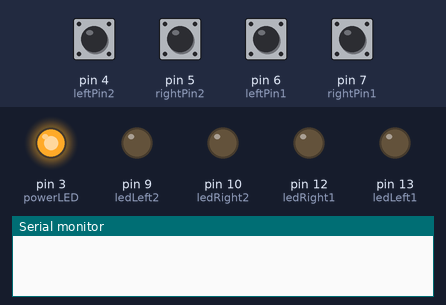
Recording of a sketch running on a simulated Arduino Uno, built with avr-gcc and run on an emulated ATmega328P. Shown: output pins drawn as LEDs (lit = HIGH), the last lines printed to the serial monitor. The inputs (shaded band) are chosen by the test bench; at power-on: pin 4 (leftPin2), pin 5 (rightPin2), pin 6 (leftPin1), pin 7 (rightPin1) HIGH.

Above: at 1.2 s.
1.3 s: pin 4 (leftPin2) pulled LOW for 0.15 s
At 1.37 s:
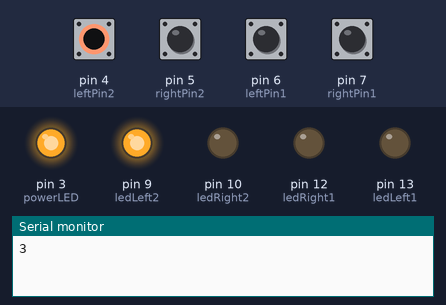
2.9 s: pin 5 (rightPin2) pulled LOW for 0.15 s
At 2.97 s:
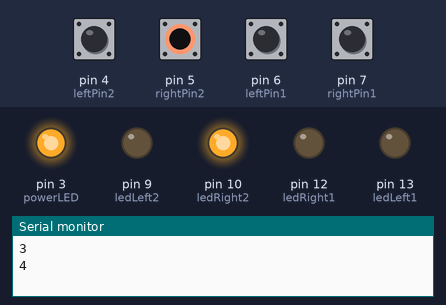
4.5 s: pin 6 (leftPin1) pulled LOW for 0.15 s
At 4.57 s:
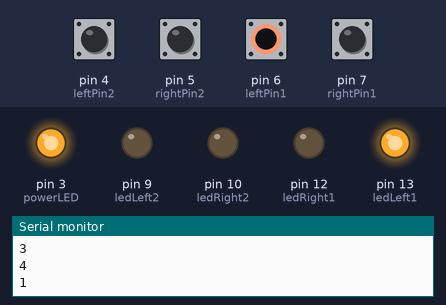
6.1 s: pin 7 (rightPin1) pulled LOW for 0.15 s
At 6.17 s:
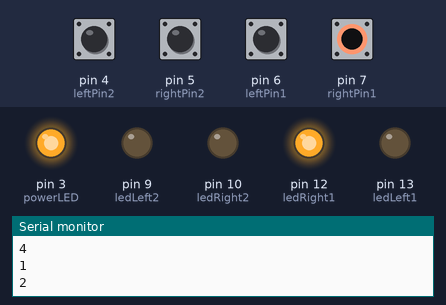
7.7 s: pin 4 (leftPin2) driven LOW and pin 5 (rightPin2) driven LOW and pin 6 (leftPin1) driven LOW and pin 7 (rightPin1) driven LOW
At 9.0 s:
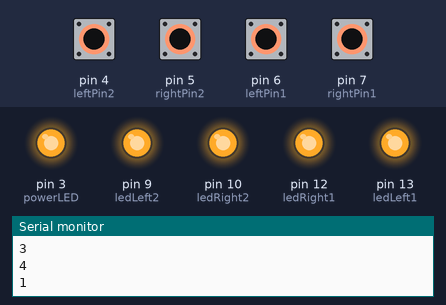
9.3 s: pin 4 (leftPin2) driven HIGH
At 9.8 s:
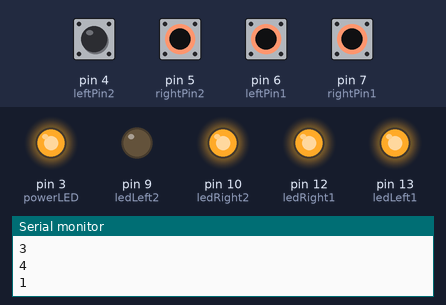
Timing chart, 0 to 11.8 s (numbered marks = the images above; inputs shaded):
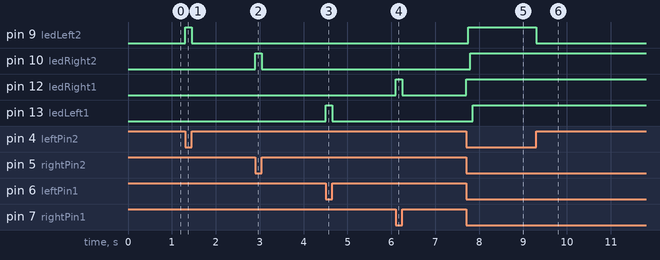

The sketch:

game_platform.ino
```cpp
#define powerLED 3
int delayValue = 50;

//Player 1
#define leftPin1 6
#define rightPin1 7

int ledLeft1 = 13;
int ledRight1 = 12;

int left1ButtonState = 0;
int lastLeft1ButtonState = 0;

int right1ButtonState = 0;
int lastRight1ButtonState = 0;

//Player 2
#define leftPin2 4
#define rightPin2 5

int ledLeft2 = 9;
int ledRight2 = 10;

int left2ButtonState = 0;
int lastLeft2ButtonState = 0;

int right2ButtonState = 0;
int lastRight2ButtonState = 0;

void setup(){
  Serial.begin(9600);
  pinMode(powerLED, OUTPUT);
  digitalWrite(powerLED, HIGH);

  //Player 1
  pinMode(ledLeft1, OUTPUT);
  pinMode(ledRight1, OUTPUT);
  pinMode(leftPin1, INPUT_PULLUP);
  pinMode(rightPin1, INPUT_PULLUP);

  //Player 2
  pinMode(ledLeft2, OUTPUT);
  pinMode(ledRight2, OUTPUT);
  pinMode(leftPin2, INPUT_PULLUP);
  pinMode(rightPin2, INPUT_PULLUP);

}

void loop(){
  //Player 1
  left1ButtonState = digitalRead(leftPin1);
  if(left1ButtonState != lastLeft1ButtonState){
    if(left1ButtonState == LOW){
      Serial.println(1);
      digitalWrite(ledLeft1, HIGH);
    }
    else{
      Serial.println();
      digitalWrite(ledLeft1, LOW);
    }
    delay(delayValue);
  lastLeft1ButtonState = left1ButtonState;
  }

  right1ButtonState = digitalRead(rightPin1);
  if(right1ButtonState != lastRight1ButtonState){
    if(right1ButtonState == LOW){
      Serial.println(2);
      digitalWrite(ledRight1, HIGH);
    }
    else{
      Serial.println();
      digitalWrite(ledRight1, LOW);
    }
    delay(delayValue);
  lastRight1ButtonState = right1ButtonState;
  }

  //Player 2
  left2ButtonState = digitalRead(leftPin2);
  if(left2ButtonState != lastLeft2ButtonState){
    if(left2ButtonState == LOW){
      Serial.println(3);
      digitalWrite(ledLeft2, HIGH);
    }
    else{
      Serial.println();
      digitalWrite(ledLeft2, LOW);
    }
    delay(delayValue);
  lastLeft2ButtonState = left2ButtonState;
  }

  right2ButtonState = digitalRead(rightPin2);
  if(right2ButtonState != lastRight2ButtonState){
    if(right2ButtonState == LOW){
      Serial.println(4);
      digitalWrite(ledRight2, HIGH);
    }
    else{
      Serial.println();
      digitalWrite(ledRight2, LOW);
    }
    delay(delayValue);
  lastRight2ButtonState = right2ButtonState;
  }
}
```

Measured:
- after the input at 1.3 s, pin 9 (ledLeft2): LOW → HIGH at once, → LOW 0.15 s later
- after the input at 2.9 s, pin 10 (ledRight2): LOW → HIGH at once, → LOW 0.15 s later
- after the input at 4.5 s, pin 13 (ledLeft1): LOW → HIGH at once, → LOW 0.15 s later
- after the input at 6.1 s, pin 12 (ledRight1): LOW → HIGH at once, → LOW 0.15 s later
- after the input at 7.7 s, pin 9 (ledLeft2): LOW → HIGH after 0.05 s; pin 10 (ledRight2): LOW → HIGH after 0.10 s; pin 12 (ledRight1): LOW → HIGH at once; pin 13 (ledLeft1): LOW → HIGH after 0.15 s
- after the input at 9.3 s, pin 9 (ledLeft2): HIGH → LOW at once
